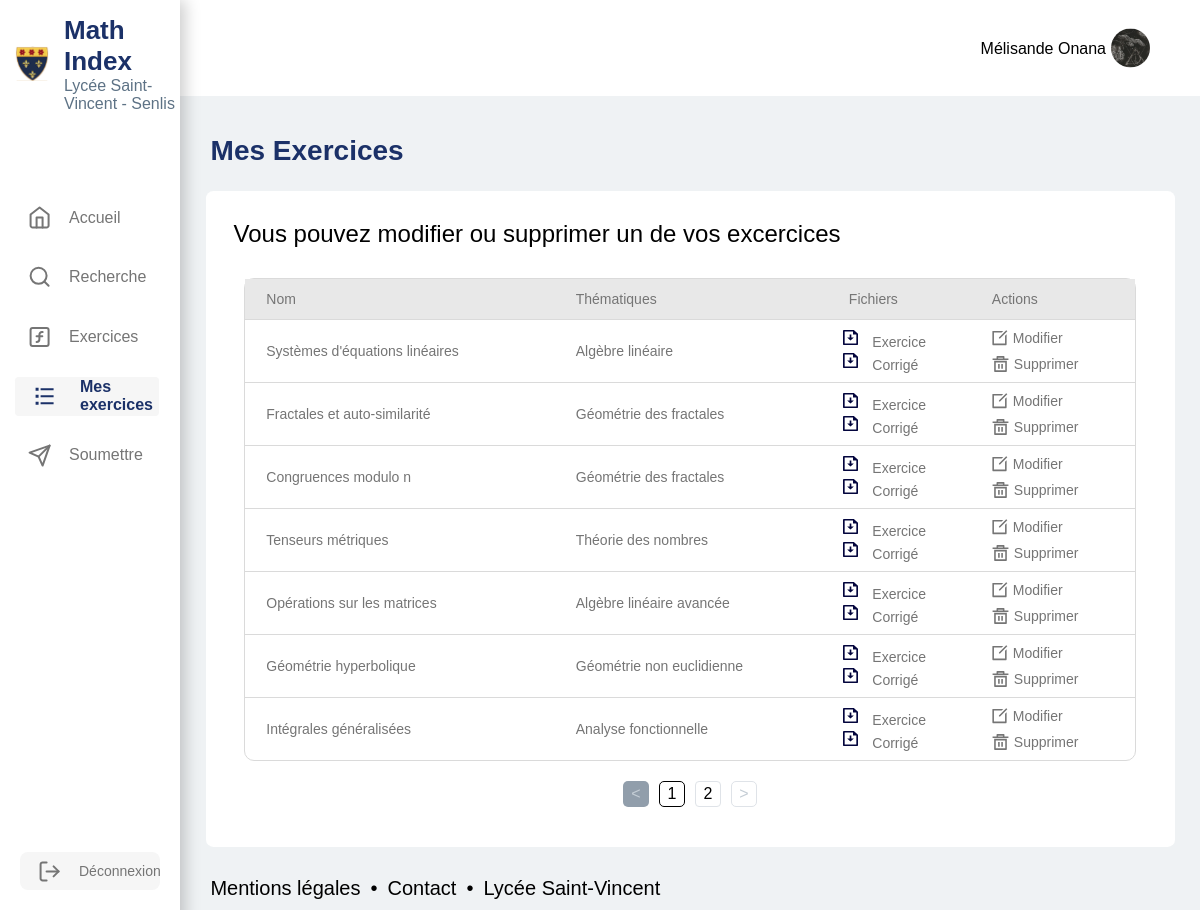
/projects/MathIndex/MesExercices.php (signed in), run on the app's committed database.
### tables this page shows
CREATE TABLE `exercise` (
  `id` int(11) NOT NULL,
  `name` varchar(255) NOT NULL,
  `classroom_id` int(11) DEFAULT NULL,
  `thematic_id` int(11) DEFAULT NULL,
  `chapter` varchar(100) DEFAULT NULL,
  `keywords` varchar(255) DEFAULT NULL,
  `difficulty` int(11) DEFAULT NULL,
  `duration` int(11) DEFAULT NULL,
  `origin_name` varchar(100) DEFAULT NULL,
  `origin_information` text DEFAULT NULL,
  `created_by_id` int(11) DEFAULT NULL,
  `date` date DEFAULT NULL,
  `exercice_file_id` int(11) DEFAULT NULL,
  `correction_file_id` int(11) DEFAULT NULL,
  `origin_id` int(11) DEFAULT NULL
);

CREATE TABLE `thematic` (
  `id` int(11) NOT NULL,
  `name` varchar(100) NOT NULL
);

### projects/MathIndex/MesExercices.php (the view, shortened to what this page needs)
<?php
include_once 'requetes/configdb.php';
$exercices_par_page = 7;
$page = isset($_GET['page']) ? intval($_GET['page']) : 1;
$offset = ($page - 1) * $exercices_par_page;
$sql_total_exercices = "SELECT COUNT(*) AS total FROM exercise";
$result_total_exercices = $conn->query($sql_total_exercices);
$row_total_exercices = $result_total_exercices->fetch_assoc();
$total_exercices = $row_total_exercices['total'];
$total_pages = ceil($total_exercices / $exercices_par_page);
?>
<!DOCTYPE html>
<html lang="fr">
<head>
  <link rel="stylesheet" href="assets/styles/MesExercices.css" />
</head>
<body>
  <nav class="barre-navigation hidden">
    <div class="ensembles-logo">
      <img alt="logo" src="assets/images/Logo.svg">
      <div class="ensembles-logo-titre">
        <span class="titre">Math Index</span>
        <span class="sous-titre">Lycée Saint-Vincent - Senlis</span>
      </div>
    </div>
    <div class="navigation">
      <ul>
        <li><a href="Accueil.php" class="accueil-liens"><img src="assets/images/icone_home_gris.svg">Accueil</a></li>
        <li><a href="Recherche.php" class="recherche-liens"><img src="assets/images/icone_search_gris.svg">Recherche</a></li>
        <li><a href="Exercices.php" class="exercices-liens"><img src="assets/images/icone_fonctions_gris.svg">Exercices</a></li>
      </ul>
      <?php if (isset($_SESSION["account"])): ?>
        <?php if ($_SESSION["account"]["role"] == "Administrateur" || $_SESSION["account"]["role"] == "Contributeur"): ?>
          <ul>
            <li><a href="MesExercices.php" class="mesexercices-liens"><img src="assets/images/icone_liste.svg"><strong>Mes exercices</strong></a></li>
            <li><a href="Soumettre.php" class="soumettre-liens"><img src="assets/images/icone_soumettre_gris.svg">Soumettre</a></li>
            <div class="deconnexion">
              <li><a href="admin/authentification/logout.php" class="deconnexion-liens"><img src="assets/images/icone_logout.svg">Déconnexion</a></li>
            </div>
          </ul>
        <?php endif; ?>
      <?php endif; ?>
    </div>
  </nav>
  <header>
    <div class="header-droite">
      <?php
      $lastname = $_SESSION['account']['last_name'];
      $firstname = $_SESSION['account']['first_name'];
      $iduser = $_SESSION['account']['id'];
      $role = $_SESSION['account']['role'];
      $profile_picture = isset($_SESSION['account']['profile_photo_file']) ? $_SESSION['account']['profile_photo_file'] : 'chemin/vers/image_par_defaut.jpg';
      echo "<div class='compte' id='bouton' tabindex='0'>$firstname $lastname <img src='assets/photos_de_profil/$profile_picture' alt='photo de profil' class='profil-image'></div>";
      if ($role == "Administrateur") {
        echo "<div class='cible' id='cible'>";
        echo "</div></div>";
      }
      ?>
  </header>
  <div class='grand_conteneur'>
    <div class='menu_arriere'></div>
    <div class="contenu">
      <h1>Mes Exercices</h1>
      <div class="carre-blanc">
        <?php
        $sql_no_exercices = "SELECT COUNT(*) AS NbreEx FROM exercise WHERE created_by_id = ?";
        $stmt_no_exercices = $conn->prepare($sql_no_exercices);
        $stmt_no_exercices->bind_param("i", $iduser);
        $stmt_no_exercices->execute();
        $result_no_exercice = $stmt_no_exercices->get_result();
        $row = $result_no_exercice->fetch_assoc();
        $count = $row['NbreEx'];
        if ($count == 0) {
          echo "<tr><td><p>Vous n'avez pas ajouté d'exercices.</p></td></tr>";
        } else {
        ?>
          <h2>Vous pouvez modifier ou supprimer un de vos excercices</h2>
          <table>
            <thead>
              <td><p>Nom</p></td>
              <td><p>Thématiques</p></td>
              <td><p>Fichiers</p></td>
              <td><p>Actions</p></td>
            </thead>
            <?php
            $sql_all_exercices = "SELECT
                                    exercise.id AS exercise_id,
                                    exercise.name AS exercise_name,
                                    thematic.name AS thematic_name,
                                    exercise.difficulty,
                                    exercise.duration,
                                    exercise.keywords,
                                    file_exercice.name AS exercice_name,
                                    file_exercice.original_name AS exercice_original_name,
                                    file_exercice.extension AS exercice_extension,
                                    file_correction.name AS correction_name,
                                    file_correction.original_name AS correction_original_name,
                                    file_correction.extension AS correction_extension
                                  FROM exercise
                                  LEFT JOIN thematic ON exercise.thematic_id = thematic.id
                                  LEFT JOIN file AS file_exercice ON exercise.exercice_file_id = file_exercice.id
                                  LEFT JOIN file AS file_correction ON exercise.correction_file_id = file_correction.id
                                  WHERE exercise.created_by_id = ?
                                  LIMIT ? OFFSET ?";
            $stmt_all_exercices = $conn->prepare($sql_all_exercices);
            $stmt_all_exercices->bind_param("iii", $iduser, $exercices_par_page, $offset);
            $stmt_all_exercices->execute();
            $result_all_exercices = $stmt_all_exercices->get_result();
            if ($result_all_exercices->num_rows > 0) {
              while ($row = $result_all_exercices->fetch_assoc()) {
                echo "<tr>";
                echo "<td class='nom'><p>" . htmlspecialchars($row["exercise_name"]) . "</p></td>";
                echo "<td class='thematiques'><p>" . htmlspecialchars($row["thematic_name"]) . "</p></td>";
                echo "<td class='fichiers'>";
                echo "<img src='assets/images/icone_download.svg'>
                      <a href='assets/Exercices/" . htmlspecialchars($row["exercice_name"]) . "." . htmlspecialchars($row["exercice_extension"]) . "' download='" . htmlspecialchars($row["exercice_original_name"]) . "." . htmlspecialchars($row["exercice_extension"]) . "'>Exercice</a><br>";
                if ($row["correction_original_name"] && $row["correction_extension"]) {
                  echo "<img src='assets/images/icone_download.svg'>
                        <a href='assets/Corriges/" . htmlspecialchars($row["correction_name"]) . "." . htmlspecialchars($row["correction_extension"]) . "' download='" . htmlspecialchars($row["correction_original_name"]) . "." . htmlspecialchars($row["correction_extension"]) . "'>Corrigé</a>";
                }
                echo "</td>";
                echo "<td class='actions'>";
                echo "<div class='uneAction'><img src='assets/images/icone_modifier_gris.svg'>
                      <a href='Soumettre.php?info=" . $row["exercise_id"] . "'>Modifier</a></div>";
                echo "<div class='uneAction'><img src='assets/images/icone_poubelle_gris.svg'>";
                if (isset($_GET['page'])) {
                  echo "<a href='?page=" . $_GET['page'] . "&action=delete&id=" . $row["exercise_id"] . "'>Supprimer</a></div>";
                } else {
                  echo "<a href='?action=delete&id=" . $row["exercise_id"] . "'>Supprimer</a></div>";
                }
                echo "</td>";
                echo "</tr>";
              }
            }
            echo "</table>";
            ?>
          <div class="pagination">
            <?php
            if ($page > 1) {
              echo "<a href='MesExercices.php?page=" . ($page - 1) . "' class='pagination-bouton-gauche'>&lt;</a>";
            } else {
              echo "<span class='pagination-bouton-gauche'>&lt;</span>";
            }
            for ($i = 1; $i <= $total_pages; $i++) {
              if ($i == $page) {
                echo "<span class='page-actuel'>$i</span>";
              } else {
                echo "<a href='MesExercices.php?page=" . $i . "' class='pagination-lien'>$i</a>";
              }
            }
            if ($page < $total_pages) {
              echo "<a href='MesExercices.php?page=" . ($page + 1) . "' class='pagination-bouton-droite'>&gt;</a>";
            } else {
              echo "<span class='pagination-bouton-droite'>&gt;</span>";
            }
            ?>
          </div>
        <?php } ?>
      </div>
      <div class="mentionlegales">
        <div class="mentionlegales-text">Mentions légales</div>
        <div class="mentionlegales-text">•</div>
        <div class="mentionlegales-text">Contact</div>
        <div class="mentionlegales-text">•</div>
        <div class="mentionlegales-text">Lycée Saint-Vincent</div>
      </div>
    </div>
  </div>
</body>
</html>

### data on the page
exercise: name "Systèmes d'équations linéaires", thematic.name "Algèbre linéaire"
exercise: name "Fractales et auto-similarité", thematic.name "Géométrie des fractales"
exercise: name "Congruences modulo n", thematic.name "Géométrie des fractales"
exercise: name "Tenseurs métriques", thematic.name "Théorie des nombres"
exercise: name "Opérations sur les matrices", thematic.name "Algèbre linéaire avancée"
exercise: name "Géométrie hyperbolique", thematic.name "Géométrie non euclidienne"
exercise: name "Intégrales généralisées", thematic.name "Analyse fonctionnelle"

### other printed values
$firstname "Mélisande"
$lastname "Onana"
